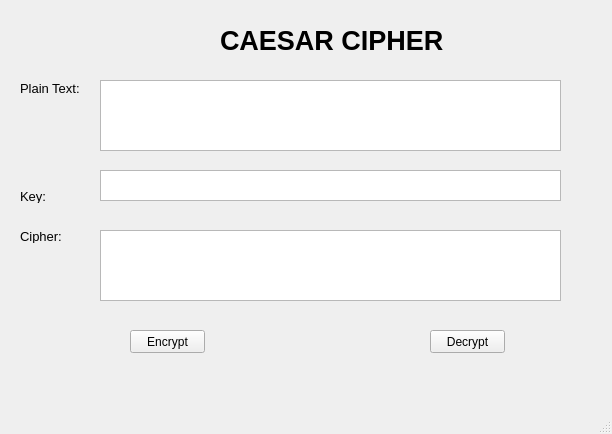
<?xml version="1.0" encoding="UTF-8"?>
<ui version="4.0">
 <class>MainWindow</class>
 <widget class="QMainWindow" name="MainWindow">
  <property name="geometry">
   <rect>
    <x>0</x>
    <y>0</y>
    <width>612</width>
    <height>434</height>
   </rect>
  </property>
  <property name="windowTitle">
   <string>Caesar cipher</string>
  </property>
  <widget class="QWidget" name="centralwidget">
   <widget class="QLabel" name="label">
    <property name="geometry">
     <rect>
      <x>220</x>
      <y>-10</y>
      <width>231</width>
      <height>101</height>
     </rect>
    </property>
    <property name="font">
     <font>
      <pointsize>20</pointsize>
      <weight>75</weight>
      <bold>true</bold>
     </font>
    </property>
    <property name="text">
     <string>CAESAR CIPHER</string>
    </property>
   </widget>
   <widget class="QLabel" name="PlainText">
    <property name="geometry">
     <rect>
      <x>20</x>
      <y>80</y>
      <width>71</width>
      <height>16</height>
     </rect>
    </property>
    <property name="font">
     <font>
      <pointsize>10</pointsize>
     </font>
    </property>
    <property name="text">
     <string>Plain Text:</string>
    </property>
   </widget>
   <widget class="QPlainTextEdit" name="txt_plain_text">
    <property name="geometry">
     <rect>
      <x>100</x>
      <y>80</y>
      <width>461</width>
      <height>71</height>
     </rect>
    </property>
   </widget>
   <widget class="QLabel" name="Key">
    <property name="geometry">
     <rect>
      <x>20</x>
      <y>190</y>
      <width>47</width>
      <height>13</height>
     </rect>
    </property>
    <property name="font">
     <font>
      <pointsize>10</pointsize>
     </font>
    </property>
    <property name="text">
     <string>Key:</string>
    </property>
   </widget>
   <widget class="QPlainTextEdit" name="txt_key">
    <property name="geometry">
     <rect>
      <x>100</x>
      <y>170</y>
      <width>461</width>
      <height>31</height>
     </rect>
    </property>
   </widget>
   <widget class="QLabel" name="Cipher">
    <property name="geometry">
     <rect>
      <x>20</x>
      <y>230</y>
      <width>47</width>
      <height>13</height>
     </rect>
    </property>
    <property name="font">
     <font>
      <pointsize>10</pointsize>
     </font>
    </property>
    <property name="text">
     <string>Cipher:</string>
    </property>
   </widget>
   <widget class="QPlainTextEdit" name="txt_cipher_text">
    <property name="geometry">
     <rect>
      <x>100</x>
      <y>230</y>
      <width>461</width>
      <height>71</height>
     </rect>
    </property>
   </widget>
   <widget class="QPushButton" name="btn_encrypt">
    <property name="geometry">
     <rect>
      <x>130</x>
      <y>330</y>
      <width>75</width>
      <height>23</height>
     </rect>
    </property>
    <property name="text">
     <string>Encrypt</string>
    </property>
   </widget>
   <widget class="QPushButton" name="btn_decrypt">
    <property name="geometry">
     <rect>
      <x>430</x>
      <y>330</y>
      <width>75</width>
      <height>23</height>
     </rect>
    </property>
    <property name="text">
     <string>Decrypt</string>
    </property>
   </widget>
  </widget>
  <widget class="QMenuBar" name="menubar">
   <property name="geometry">
    <rect>
     <x>0</x>
     <y>0</y>
     <width>612</width>
     <height>21</height>
    </rect>
   </property>
  </widget>
  <widget class="QStatusBar" name="statusbar"/>
 </widget>
 <resources/>
 <connections/>
</ui>
